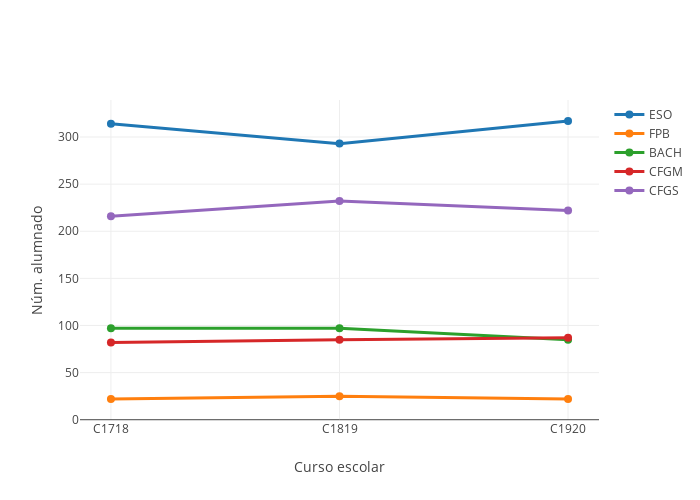

Notebook code for this chart:
### Markdown cell above
## Evolución del número total de alumnado por niveles

### Code cell
myplotly.num_students_evolution(df_ce, stages, years)

### Figure 1 — Plotly figure (JSON) as saved in the notebook; plotly's stock layout.template omitted (floating-point values rounded to 4 significant figures)
{"data": [{"hoverinfo": "name+text", "line": {"width": 3}, "marker": {"size": 8}, "name": "ESO", "text": [314, 293, 317], "type": "scatter", "uid": "f4f6f726-21ab-4d28-907f-a50b7ebc5d8d", "x": ["C1718", "C1819", "C1920"], "y": [314, 293, 317]}, {"hoverinfo": "name+text", "line": {"width": 3}, "marker": {"size": 8}, "name": "FPB", "text": [22, 25, 22], "type": "scatter", "uid": "0e7c7c45-3e02-4477-9e62-292b020720df", "x": ["C1718", "C1819", "C1920"], "y": [22, 25, 22]}, {"hoverinfo": "name+text", "line": {"width": 3}, "marker": {"size": 8}, "name": "BACH", "text": [97, 97, 85], "type": "scatter", "uid": "c3d4d459-76ea-4d8e-8e10-7b89b31b5abb", "x": ["C1718", "C1819", "C1920"], "y": [97, 97, 85]}, {"hoverinfo": "name+text", "line": {"width": 3}, "marker": {"size": 8}, "name": "CFGM", "text": [82, 85, 87], "type": "scatter", "uid": "566812df-bd14-4583-a659-73e70bf3e413", "x": ["C1718", "C1819", "C1920"], "y": [82, 85, 87]}, {"hoverinfo": "name+text", "line": {"width": 3}, "marker": {"size": 8}, "name": "CFGS", "text": [216, 232, 222], "type": "scatter", "uid": "adb4a1d9-3545-4d21-8a09-d86adbc0c06b", "x": ["C1718", "C1819", "C1920"], "y": [216, 232, 222]}], "layout": {"height": 500, "width": 700, "xaxis": {"title": {"text": "Curso escolar"}}, "yaxis": {"title": {"text": "Núm. alumnado"}}}}
